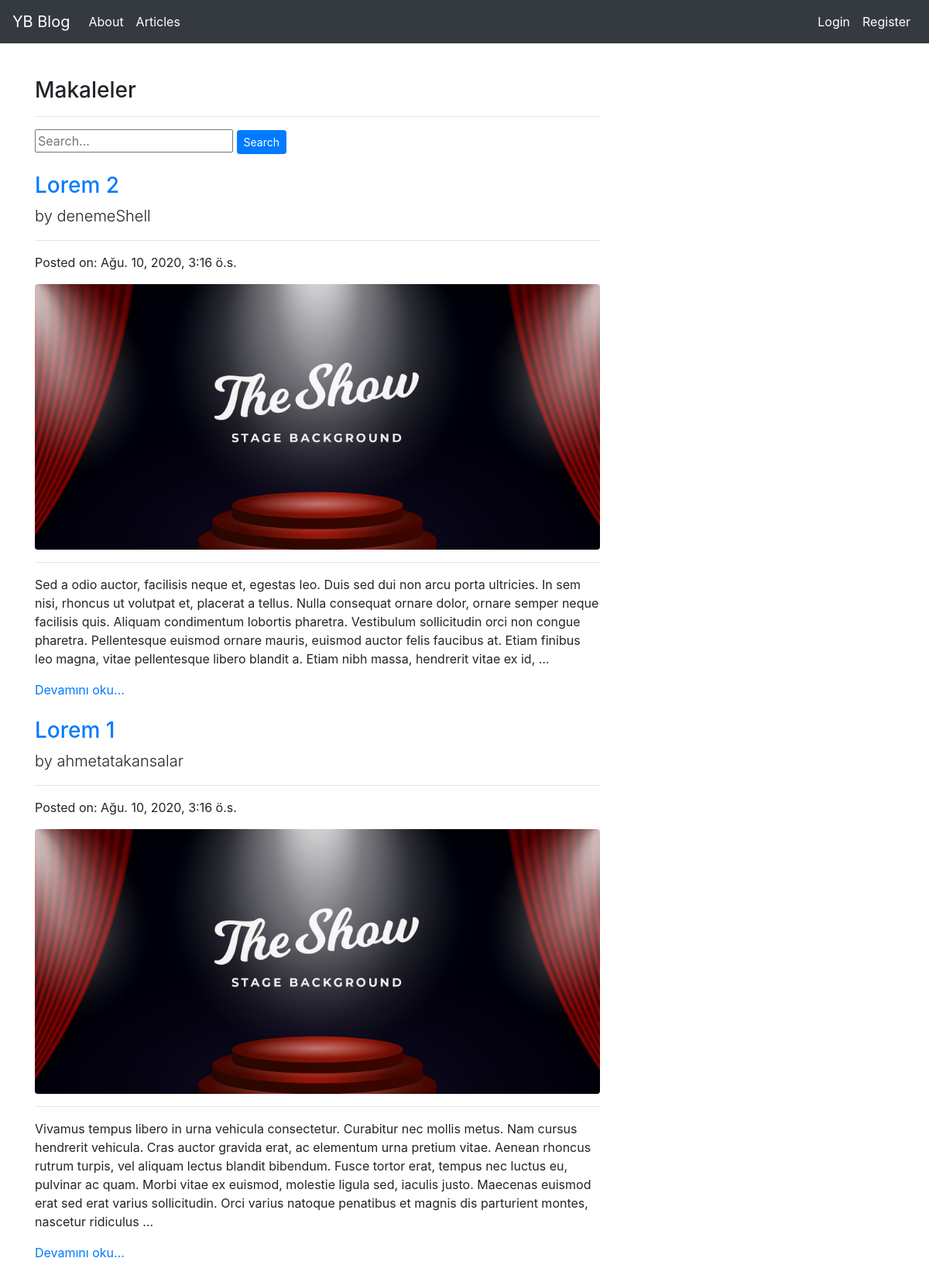
The app's page /articles/ with its own data.
### article/models.py (models this page shows, shortened)
class Article(models.Model):
    author = models.ForeignKey("auth.User", on_delete=models.CASCADE)
    title = models.CharField(max_length=50)
    content = RichTextField()
    created_date = models.DateTimeField(auto_now_add=True)
    article_image = models.FileField(blank=True, null=True, verbose_name="Add an image for your article:")
    class Meta:
        ordering =['-created_date']

### article/views.py (the view)
# urls.py: path('', views.articles, name="articles"),
def articles(request):
    keyword = request.GET.get("sw")
    if keyword:
        articles = Article.objects.filter(title__contains=keyword)
        return render(request, "articles.html", {"articles":articles})
    articles =  Article.objects.all()
    return render(request, "articles.html", {"articles":articles,})

### templates/articles.html (shortened to what this page needs)
{% extends 'layout.html' %}
{% block body %}
<div class="row">
    <div class="col-lg-8">
        <h3>Makaleler</h3>
        <hr>
    </div>
</div>
<div class="row">
    <div class="col-lg-8">
        <form>
            <input type="text" class="input" maxlength="64" placeholder="Search..." name="sw">
            <button type="submit" class="btn btn-primary btn-sm">Search</button>
        </form>
</div>
</div>
{% if articles %}
<div class="row">
    {% for article in articles %}
            <div class="col-lg-8">
                <a href="{% url 'article:detail' article.id %}"><h3 class="mt-4">{{article.title}}</h3></a>
                <p class="lead">by {{article.author.username}}</p>
                <hr>
                <p>Posted on: {{article.created_date}}</p>
                {% if article.article_image %}
                    <a href="{% url 'article:detail' article.id %}"><img class="img-fluid rounded" src="{{article.article_image.url}}" alt=""></a>
                {% endif %}
                <hr>
                <p >{{article.content|safe|truncatewords:70}}</p>
                <a href="{% url 'article:detail' article.id %}">Devamını oku...</a>
            </div>
    {% endfor %}
</div>
{% else %}
<div class="row">
    <div class="col-lg-8">
        <div class="alert alert-danger">No articles found...</div>
</div>
</div>
{% endif %}
{% endblock body %}

### templates/layout.html (shortened to what this page needs)
<!DOCTYPE html>
{% load static %}
<html lang="en">
<head>
    <link rel="stylesheet" href="{% static 'css/bootstrap.min.css' %}">
</head>
<body>
    {% include "includes/navbar.html" %}
    <div class="container" style="margin-top:100px; margin-bottom: 150px;">
        {% block body %}
        {% endblock %}
    </div>
</body>
</html>

### templates/includes/navbar.html (shortened to what this page needs)
<nav class="navbar navbar-expand-md navbar-dark fixed-top bg-dark">
    <a class="navbar-brand" href="{% url 'index' %}">YB Blog</a>
    <div class="collapse navbar-collapse" id="navbarCollapse">
    <ul class="navbar-nav mr-auto">
        <li class="nav-item active"><a class="nav-link" href="{% url 'about' %}">About</span></a></li>
        <li class="nav-item active"><a class="nav-link" href="{% url 'article:articles' %}">Articles</span></a></li>
    </ul>
    <ul class="navbar-nav ml-auto">
        {% if request.user.is_authenticated %}
            <li class="nav-item active"><a class="nav-link" href="{% url 'article:dashboard' %}">Dashboard</span></a></li>
            <li class="nav-item active"><a class="nav-link" href="{% url 'user:logout' %}">Logout</span></a></li>
        {% else %}
            <li class="nav-item active"><a class="nav-link" href="{% url 'user:login' %}">Login</span></a></li>
            <li class="nav-item active"><a class="nav-link" href="{% url 'user:register' %}">Register</span></a></li>
        {% endif %}
    </ul>
    </div>
</nav>

### records on screen
Article: title "Lorem 2", author.username "denemeShell", created_date "Ağu. 10, 2020, 3:16 ö.s.", article_image (picture), content "Sed a odio auctor, facilisis neque et, egestas leo. Duis sed dui non arcu porta ultricies. In sem nisi, rhoncus ut volutpat et, placerat a tellus. Nulla consequat ornare dolor, ornare semper neque facilisis quis. Aliquam condimentum lobortis pharetra. Vestibulum sollicitudin orci non congue pharetra. Pellentesque euismod ornare mauris, euismod auctor felis faucibus at. Etiam finibus leo magna, vitae pellentesque libero blandit a. Etiam nibh massa, hendrerit vitae ex id, …"
Article: title "Lorem 1", author.username "ahmetatakansalar", created_date "Ağu. 10, 2020, 3:16 ö.s.", article_image (picture), content "Vivamus tempus libero in urna vehicula consectetur. Curabitur nec mollis metus. Nam cursus hendrerit vehicula. Cras auctor gravida erat, ac elementum urna pretium vitae. Aenean rhoncus rutrum turpis, vel aliquam lectus blandit bibendum. Fusce tortor erat, tempus nec luctus eu, pulvinar ac quam. Morbi vitae ex euismod, molestie ligula sed, iaculis justo. Maecenas euismod erat sed erat varius sollicitudin. Orci varius natoque penatibus et magnis dis parturient montes, nascetur ridiculus …"
